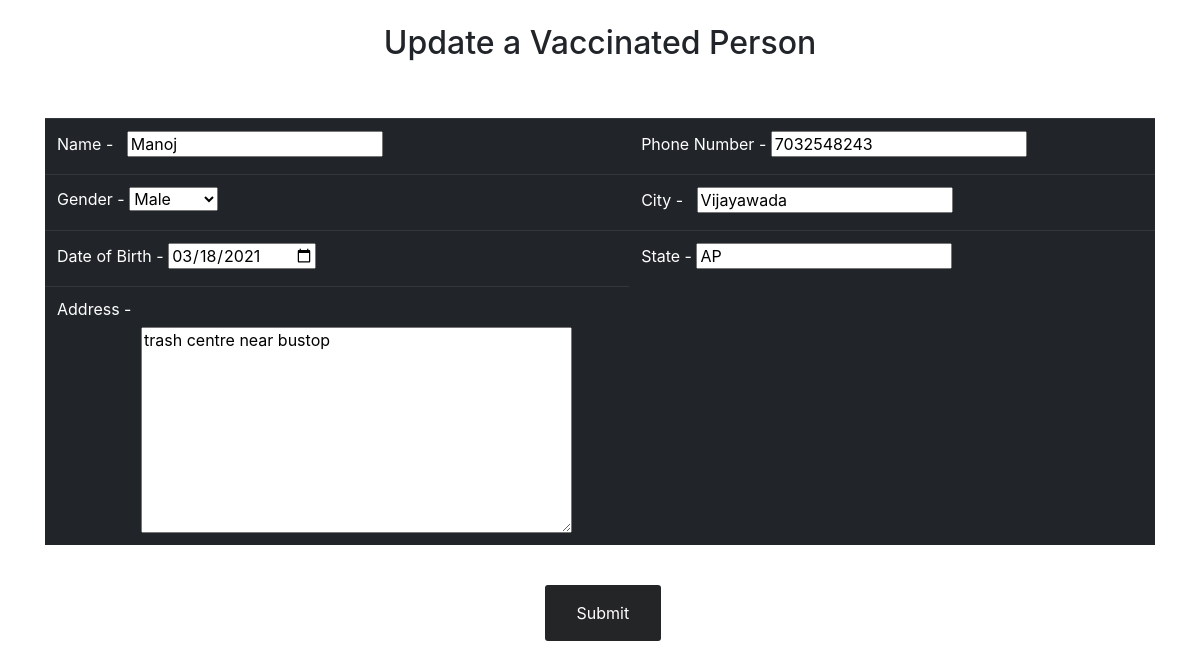
Screenshot of /vc/report/1/updateperson/3/ (signed in) with the database file from the repository.
### C19V/models.py (models this page shows, shortened)
class VaccinatedPerson(models.Model):
    GENDER_CHOICES = (('M','Male'),('F','Female'))
    user = models.OneToOneField(User,on_delete=CASCADE)
    name = models.CharField(max_length=50)
    gender = models.CharField(max_length=1,choices=GENDER_CHOICES)
    dob = models.DateField()
    phone_no =models.CharField(max_length=10)
    address = models.TextField(max_length=128)
    city = models.CharField(max_length=50)
    state = models.CharField(max_length=50)
    date_created = models.DateTimeField(auto_now_add=True)
    centre = models.CharField(max_length=50)

### C19V/views.py (the view)
# urls.py: path('vc/report/<str:pk>/updateperson/<str:id>/',views.updatePerson,name="update_person"),
@decorators.VC_required(login_url='loginvc')
def updatePerson(request,pk,id):
    person = models.VaccinatedPerson.objects.get(id=id)
    form = forms.PersonForm(instance=person)
    if request.method == 'POST':
        form = forms.PersonForm(request.POST,instance=person)
        if form.is_valid():
            form.save()
            return redirect('report',pk=pk)
    dictionary = {'form': form,'update':True}
    return render(request, 'registerperson.html', dictionary)

### C19V/forms.py
class PersonForm(ModelForm):
    class Meta:
        model = models.VaccinatedPerson
        fields='__all__'
        labels={
            'dob':('Date of Birth'),
            'phone_no':('Phone Number'),
            'centre':('Vaccination Centre')
        }
        widgets={
            'dob': forms.DateInput(attrs={'type': 'date'}),
        }

### C19V/templates/registerperson.html (shortened to what this page needs)
{% load static %}
<link rel="stylesheet" href="https://maxcdn.bootstrapcdn.com/bootstrap/4.0.0/css/bootstrap.min.css"
>
<div class="container">
    <br>
    <h2 style="text-align:center;">{% if update %}Update a Vaccinated Person{% else %} Add a Vaccinated Person{% endif %}</h2><br><br>
    <form action="" method="POST">
    <table class="table table-dark table-hover">
        <tbody>
            <tr>
                <td><label for="name">Name - &nbsp</label>
                {{ form.name }}</td>
                <td><label for="phone_no">Phone Number - </label>
                {{ form.phone_no }}</td>
            </tr>
            <tr>
                <td><label for="gender">Gender - </label>
                {{ form.gender }}</td>
                <td><label for="city">City - &nbsp</label>
                {{ form.city }}</td>
            </tr>
            <tr>
                <td><label for="dob">Date of Birth - </label>
                {{ form.dob }}</td>
                <td><label for="state">State - </label>
                    {{ form.state }}</td>
            </tr>
            <tr>
                <td><label for="address">Address - </label><div style="width:50%;margin-left: 15%;">
                    {{ form.address }}</div></td>
            </tr>
        </tbody>
    </table>
    <br>
    <input style=" background-color: #242526;
      border: none;
      color: white;
      padding: 16px 32px;
      text-decoration: none;
      margin-left: 45%;
      cursor: pointer;border-radius:3px;
    " type='submit' name='Submit'>
    </form>
</div>

### rows the page displays
VaccinatedPerson: name "Manoj", phone_no "7032548243", gender "Male", city "Vijayawada", dob "03/18/2021", state "AP", address "trash centre near bustop"
